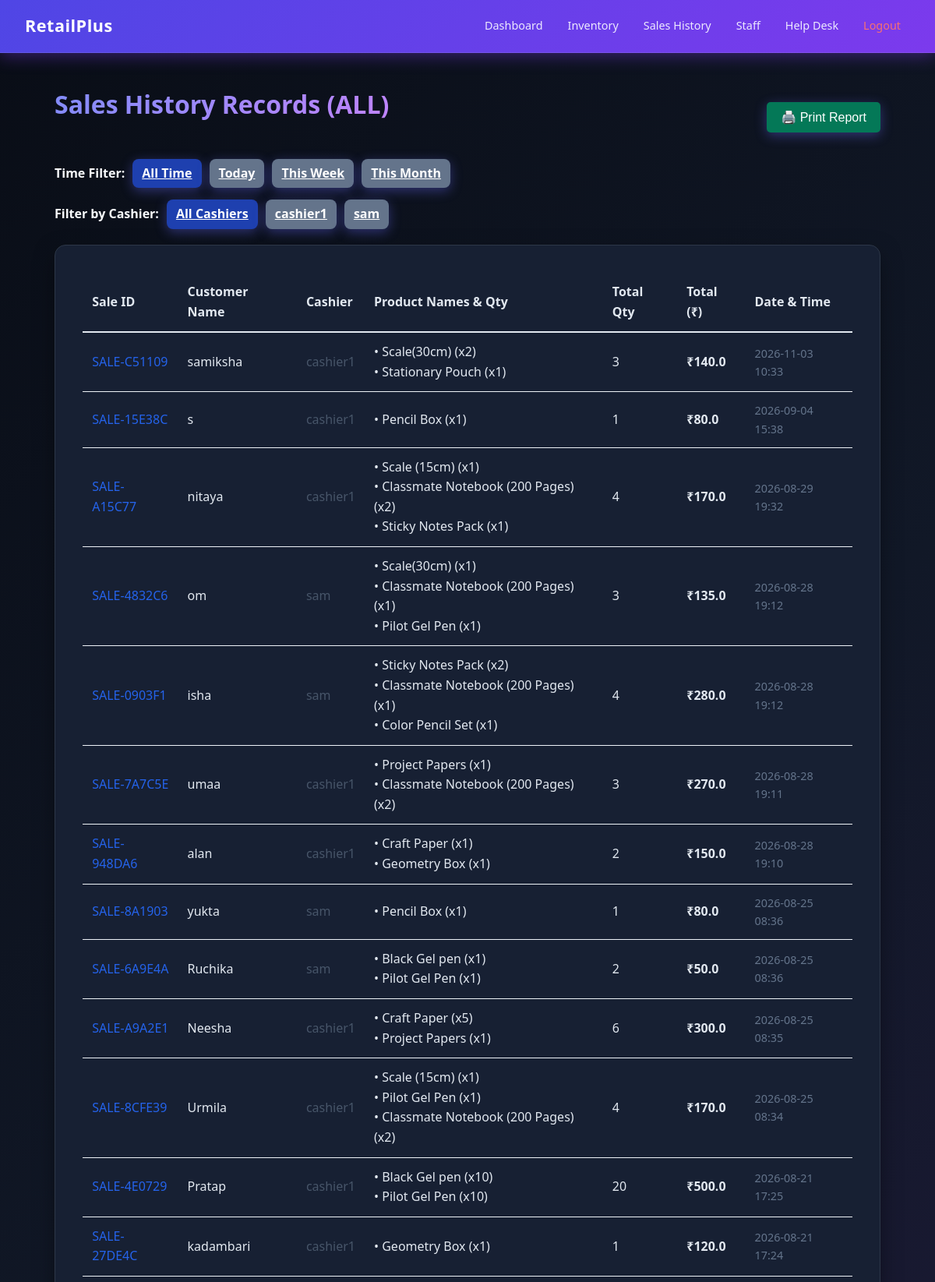
/sales_history (signed in, upper part), run on the app's committed database.
### app.py (models this page shows)
class User(db.Model):
    id = db.Column(db.Integer, primary_key=True)
    name = db.Column(db.String(100), nullable=False)
    username = db.Column(db.String(50), unique=True, nullable=False)
    password = db.Column(db.String(100), nullable=False)
    role = db.Column(db.String(20), nullable=False) # 'admin' or 'user'

class Customer(db.Model):
    __tablename__ = 'customer'
    id = db.Column(db.String(20), primary_key=True)
    customer_name = db.Column(db.String(100), nullable=False)
    cashier = db.Column(db.String(50), nullable=False)
    quantity = db.Column(db.Integer, nullable=False)
    total = db.Column(db.Float, nullable=False)
    purchase_cost = db.Column(db.Float, nullable=False)
    date = db.Column(db.String(30), nullable=False)
    items = db.relationship('SaleItem', backref='customer', cascade="all, delete-orphan", lazy=True)

class SaleItem(db.Model):
    __tablename__ = 'sale_item'
    id = db.Column(db.Integer, primary_key=True)
    sale_id = db.Column(db.String(20), db.ForeignKey('customer.id'), nullable=False)
    product_name = db.Column(db.String(150), nullable=False)
    quantity = db.Column(db.Integer, nullable=False)
    price = db.Column(db.Float, nullable=False)

### app.py (the view)
@app.route("/sales_history")
def history():
    if "username" not in session:
        return redirect(url_for("login"))
    role = session.get("role")
    current_user = session.get("username")
    cashier_filter = request.args.get("cashier")
    date_filter = request.args.get("filter", "all")
    query = Customer.query
    if role != "admin":
        query = query.filter_by(cashier=current_user)
    elif cashier_filter:
        query = query.filter_by(cashier=cashier_filter)
    now = datetime.now()
    if date_filter == "today":
        today_str = now.strftime("%Y-%m-%d")
        query = query.filter(Customer.date.startswith(today_str))
    elif date_filter == "week":
        start_week = now - timedelta(days=7)
        sales_all = query.all()
        sales = [s for s in sales_all if datetime.strptime(s.date, "%Y-%m-%d %H:%M") >= start_week]
    elif date_filter == "month":
        month_str = now.strftime("%Y-%m")
        query = query.filter(Customer.date.startswith(month_str))
    if date_filter != "week":
        sales = query.order_by(Customer.date.desc()).all()
    cashiers = [u.username for u in User.query.filter_by(role="user").all()]
    return render_template("sales_history.html",
                           sales=sales,
                           cashiers=cashiers,
                           selected_cashier=cashier_filter,
                           current_filter=date_filter,
                           role=role)

### templates/sales_history.html (shortened to what this page needs)
<!DOCTYPE html>
<html lang="en">
<head>
    <link rel="stylesheet" href="{{ url_for('static', filename='style.css') }}">
</head>
<body>
<nav class="navbar">
    <div class="logo">RetailPlus</div>
    <ul class="nav-links">
        <li><a href="/">Dashboard</a></li>
        <li><a href="/Inventory">Inventory</a></li>
        <li><a href="/sales_history">Sales History</a></li>
        {% if role == 'admin' %}
        <li><a href="/staff">Staff</a></li>
        {% endif %}
        <li><a href="/support">Help Desk</a></li>
        <li><a href="/logout" style="color: #f87171;">Logout</a></li>
    </ul>
</nav>
<main class="container" style="max-width: 1100px;">
    <div style="display: flex; justify-content: space-between; align-items: center; flex-wrap: wrap; gap: 15px;">
        <h1>Sales History Records ({{ current_filter | upper }})</h1>
        <div class="no-print">
            <button onclick="window.print()" class="btn" style="background: #047857; color: white; padding: 10px 18px; border: none; border-radius: 5px; font-weight: 500; cursor: pointer;">
                🖨️ Print Report
            </button>
        </div>
    </div>
    <div class="no-print" style="margin-top: 20px; display: flex; flex-direction: column; gap: 15px;">
        <div style="display: flex; gap: 10px; align-items: center; flex-wrap: wrap;">
            <strong>Time Filter:</strong>
            <a href="/sales_history?filter=all{% if selected_cashier %}&cashier={{ selected_cashier }}{% endif %}" class="btn" style="padding: 6px 12px; margin-top:0; width:auto; background: {% if current_filter == 'all' %}#1e40af{% else %}#64748b{% endif %};">All Time</a>
            <a href="/sales_history?filter=today{% if selected_cashier %}&cashier={{ selected_cashier }}{% endif %}" class="btn" style="padding: 6px 12px; margin-top:0; width:auto; background: {% if current_filter == 'today' %}#1e40af{% else %}#64748b{% endif %};">Today</a>
            <a href="/sales_history?filter=week{% if selected_cashier %}&cashier={{ selected_cashier }}{% endif %}" class="btn" style="padding: 6px 12px; margin-top:0; width:auto; background: {% if current_filter == 'week' %}#1e40af{% else %}#64748b{% endif %};">This Week</a>
            <a href="/sales_history?filter=month{% if selected_cashier %}&cashier={{ selected_cashier }}{% endif %}" class="btn" style="padding: 6px 12px; margin-top:0; width:auto; background: {% if current_filter == 'month' %}#1e40af{% else %}#64748b{% endif %};">This Month</a>
        </div>
        {% if role == 'admin' %}
        <div style="display: flex; gap: 10px; align-items: center; flex-wrap: wrap;">
            <strong>Filter by Cashier:</strong>
            <a href="/sales_history?filter={{ current_filter }}" class="btn" style="padding: 6px 12px; margin-top:0; width:auto; {% if not selected_cashier %}background: #1e40af;{% else %}background: #64748b;{% endif %}">All Cashiers</a>
            {% for cashier in cashiers %}
            <a href="/sales_history?cashier={{ cashier }}&filter={{ current_filter }}" class="btn" style="padding: 6px 12px; margin-top:0; width:auto; {% if selected_cashier == cashier %}background: #1e40af;{% else %}background: #64748b;{% endif %}">{{ cashier }}</a>
            {% endfor %}
        </div>
        {% endif %}
    </div>
    <div class="card" style="margin-top: 20px;">
        {% if sales %}
        <table style="width: 100%; border-collapse: collapse; text-align: left;">
            <thead>
                <tr style="border-bottom: 2px solid #e2e8f0;">
                    <th style="padding: 12px;">Sale ID</th>
                    <th style="padding: 12px;">Customer Name</th>
                    <th style="padding: 12px;">Cashier</th>
                    <th style="padding: 12px;">Product Names & Qty</th>
                    <th style="padding: 12px;">Total Qty</th>
                    <th style="padding: 12px;">Total (₹)</th>
                    <th style="padding: 12px;">Date & Time</th>
                </tr>
            </thead>
            <tbody>
                {% for sale in sales %}
                <tr style="border-bottom: 1px solid #edf2f7;">
                    <td style="padding: 12px;">
                        <a href="{{ url_for('view_bill', sale_id=sale.id) }}" style="color: #2563eb; text-decoration: none; font-weight: 500;">{{ sale.id }}</a>
                    </td>
                    <td style="padding: 12px; font-weight: 500;">{{ sale.customer_name }}</td>
                    <td style="padding: 12px; color: #475569;">{{ sale.cashier }}</td>
                    <td style="padding: 12px;">
                        {% for item in sale.items %}
                            <div>• {{ item.product_name }} (x{{ item.quantity }})</div>
                        {% endfor %}
                    </td>
                    <td style="padding: 12px;">{{ sale.quantity }}</td>
                    <td style="padding: 12px; font-weight: 600;">₹{{ sale.total }}</td>
                    <td style="padding: 12px; font-size: 0.9rem; color: #64748b;">{{ sale.date }}</td>
                </tr>
                {% endfor %}
            </tbody>
        </table>
        {% else %}
        <p style="color: #64748b; padding: 20px 0;">No sales transactions have been recorded for this filter range.</p>
        {% endif %}
    </div>
</main>
</body>
</html>

### static/style.css (style rules this page uses)
* { box-sizing: border-box; margin: 0; padding: 0; }
body { font-family: 'Segoe UI', Tahoma, Geneva, Verdana, sans-serif; background: linear-gradient(135deg, #090d16 0%, #111827 50%, #1f1a3a 100%); color: #f8fafc; line-height: 1.6; min-height: 100vh; }
.navbar { background: linear-gradient(135deg, #4f46e5 0%, #7c3aed 100%); padding: 1rem 2rem; display: flex; justify-content: space-between; align-items: center; color: white; box-shadow: 0 4px 20px rgba(124, 58, 237, 0.4); position: sticky; top: 0; z-index: 1000; border-bottom: 1px solid rgba(255, 255, 255, 0.1); }
.logo { font-size: 1.35rem; font-weight: 700; letter-spacing: 0.5px; display: flex; align-items: center; gap: 8px; white-space: nowrap; }
.nav-links { display: flex; list-style: none; align-items: center; gap: 8px; }
.nav-links li { white-space: nowrap; }
.nav-links li a { color: #ede9fe; text-decoration: none; font-weight: 500; font-size: 0.9rem; transition: all 0.3s ease; padding: 6px 12px; border-radius: 6px; }
.container { max-width: 1050px; margin: 40px auto; padding: 0 20px; }
.container h1 { margin-bottom: 25px; background: linear-gradient(135deg, #818cf8 0%, #c084fc 100%); -webkit-background-clip: text; -webkit-text-fill-color: transparent; font-weight: 800; }
.card, .form-card { background: #172033; padding: 2.2rem; border-radius: 14px; box-shadow: 0 10px 30px -5px rgba(0, 0, 0, 0.5); border: 1px solid #2d3748; transition: all 0.35s cubic-bezier(0.16, 1, 0.3, 1); margin-bottom: 25px; color: #e2e8f0; }
.btn { width: 100%; padding: 14px; background: linear-gradient(135deg, #6366f1 0%, #9333ea 100%); color: white; border: none; border-radius: 8px; cursor: pointer; font-size: 1rem; font-weight: 600; margin-top: 10px; transition: all 0.3s ease; box-shadow: 0 4px 15px rgba(99, 102, 241, 0.4); }
.card, .form-card { animation: fadeInUp 0.6s cubic-bezier(0.16, 1, 0.3, 1) forwards; }

### data on the page
User: username "cashier1"
User: username "sam"
Customer: id "SALE-C51109", customer_name "samiksha", cashier "cashier1", quantity "3", total "140.0", date "2026-11-03 10:33"
SaleItem: product_name "Scale(30cm)", quantity "2"
SaleItem: product_name "Stationary Pouch", quantity "1"
Customer: id "SALE-15E38C", customer_name "s", cashier "cashier1", quantity "1", total "80.0", date "2026-09-04 15:38"
SaleItem: product_name "Pencil Box", quantity "1"
Customer: id "SALE-A15C77", customer_name "nitaya", cashier "cashier1", quantity "4", total "170.0", date "2026-08-29 19:32"
SaleItem: product_name "Scale (15cm)", quantity "1"
SaleItem: product_name "Classmate Notebook (200 Pages)", quantity "2"
SaleItem: product_name "Sticky Notes Pack", quantity "1"
Customer: id "SALE-4832C6", customer_name "om", cashier "sam", quantity "3", total "135.0", date "2026-08-28 19:12"
SaleItem: product_name "Scale(30cm)", quantity "1"
SaleItem: product_name "Classmate Notebook (200 Pages)", quantity "1"
SaleItem: product_name "Pilot Gel Pen", quantity "1"
Customer: id "SALE-0903F1", customer_name "isha", cashier "sam", quantity "4", total "280.0", date "2026-08-28 19:12"
SaleItem: product_name "Sticky Notes Pack", quantity "2"
SaleItem: product_name "Classmate Notebook (200 Pages)", quantity "1"
SaleItem: product_name "Color Pencil Set", quantity "1"
Customer: id "SALE-7A7C5E", customer_name "umaa", cashier "cashier1", quantity "3", total "270.0", date "2026-08-28 19:11"
SaleItem: product_name "Project Papers", quantity "1"
SaleItem: product_name "Classmate Notebook (200 Pages)", quantity "2"
Customer: id "SALE-948DA6", customer_name "alan", cashier "cashier1", quantity "2", total "150.0", date "2026-08-28 19:10"
SaleItem: product_name "Craft Paper", quantity "1"
SaleItem: product_name "Geometry Box", quantity "1"
Customer: id "SALE-8A1903", customer_name "yukta", cashier "sam", quantity "1", total "80.0", date "2026-08-25 08:36"
SaleItem: product_name "Pencil Box", quantity "1"
Customer: id "SALE-6A9E4A", customer_name "Ruchika", cashier "sam", quantity "2", total "50.0", date "2026-08-25 08:36"
SaleItem: product_name "Black Gel pen", quantity "1"
SaleItem: product_name "Pilot Gel Pen", quantity "1"
Customer: id "SALE-A9A2E1", customer_name "Neesha", cashier "cashier1", quantity "6", total "300.0", date "2026-08-25 08:35"
SaleItem: product_name "Craft Paper", quantity "5"
SaleItem: product_name "Project Papers", quantity "1"
Customer: id "SALE-8CFE39", customer_name "Urmila", cashier "cashier1", quantity "4", total "170.0", date "2026-08-25 08:34"
SaleItem: product_name "Scale (15cm)", quantity "1"
SaleItem: product_name "Pilot Gel Pen", quantity "1"
SaleItem: product_name "Classmate Notebook (200 Pages)", quantity "2"
Customer: id "SALE-4E0729", customer_name "Pratap", cashier "cashier1", quantity "20", total "500.0", date "2026-08-21 17:25"
SaleItem: product_name "Black Gel pen", quantity "10"
SaleItem: product_name "Pilot Gel Pen", quantity "10"
Customer: id "SALE-27DE4C", customer_name "kadambari", cashier "cashier1", quantity "1", total "120.0", date "2026-08-21 17:24"
SaleItem: product_name "Geometry Box", quantity "1"

### other printed values
{{ current_filter | upper }} "ALL"
